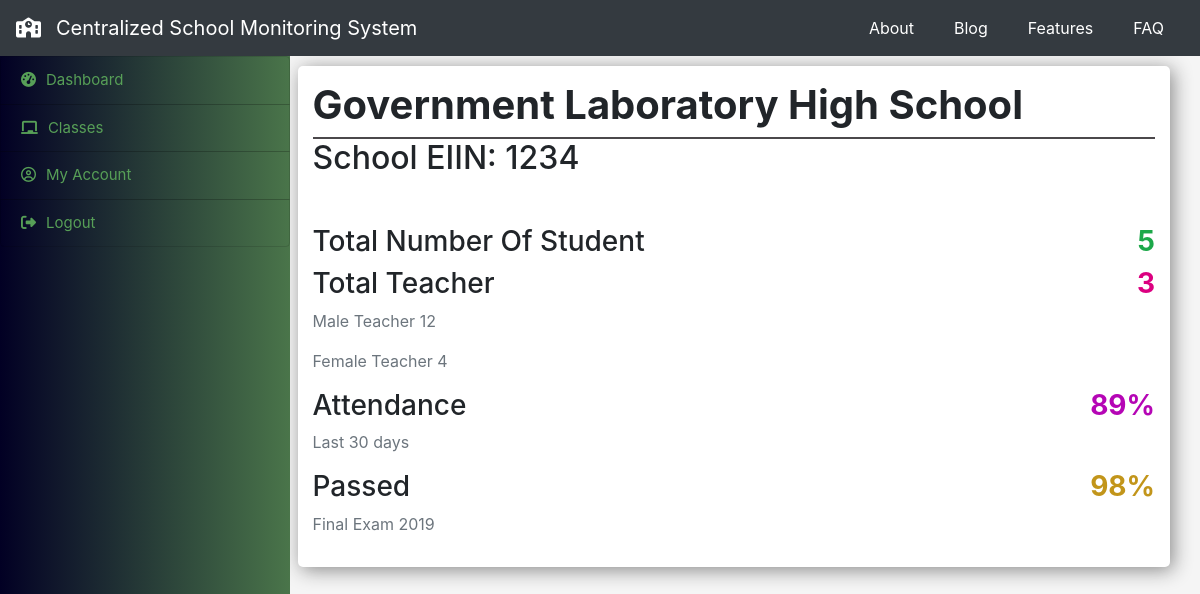
The app's page /teacher/ (signed in) with its own data.
### school/models.py (models this page shows, shortened)
class schoolInfo(models.Model):
    school_select = [
        ('Government Laboratory High School', 'Government Laboratory High School'),
        ('Viqarunnisa Noon School', 'Viqarunnisa Noon School'),
        ('Rifles Public School and College', 'Rifles Public School and College'),
        ('Dhaka Residential Model School and College',
         'Dhaka Residential Model School and College'),
        ('Rajuk Uttara Model School & College',
         'Rajuk Uttara Model School & College'),
        ('Dhanmondi Government Boys’ High School',
         'Dhanmondi Government Boys’ High School'),
        ('Saint Joseph Higher Secondary School',
         'Saint Joseph Higher Secondary School'),
        ('St. Gregory’s High School', 'St. Gregory’s High School'),
        ('Motijheel Government Boys High school',
         'Motijheel Government Boys High school'),
        ('Mirpur Govt. High School', 'Mirpur Govt. High School'),
        ('Django', 'Django')
    ]
    SchoolEIIN = models.CharField(
        primary_key=True, max_length=25, blank=False, null=False)
    schoolName = models.CharField(max_length=100, blank=False, null=False)
    schoolAddress = models.CharField(max_length=100, blank=False, null=False)
    totalStudent = models.IntegerField(blank=False, null=False)
    totalTeacher = models.IntegerField(blank=False, null=False)
    attendance_percentage = models.IntegerField(
        blank=False, null=False, default=1)
    pass_percentage = models.IntegerField(blank=False, null=False, default=1)

### teacher/views.py (the view)
# urls.py: path('', views.dashboard, name='dashboard'),
def dashboard(request):
    if request.session.has_key('teacher_eid'):
        tb = teacher_account.objects.get(
            t_empid=request.session.get('teacher_eid'))  # get teacher empid from session
        obj = schoolInfo.objects.get(SchoolEIIN=tb.sch_eiin)
        total_student = student_account.objects.filter(
            SchoolEIIN=tb.sch_eiin).count()
        total_teacher = teacher_account.objects.filter(
            sch_eiin=tb.sch_eiin).count()
        context = {'school': obj, 'total_student': total_student,
                   'total_teacher': total_teacher}
        return render(request, 'teacher/dashboard.html', context)
    else:
        return redirect('userlogin')

### teacher/templates/teacher/dashboard.html
{% extends 'teacher/t_base.html' %}
{% block content %}
<div class="school_wrap">
    <div class="school_name mb-5">
        <h1 style="font-weight:bold">{{school.schoolName}}</h1>
        <div style="padding: 1px;background:#4b484b"></div>
        <h2>School EIIN: {{school.SchoolEIIN}}</h2>
    </div>
    <div class="total_student">
        <div class="row">
            <div class="col">
                <h3 class="float-left">Total Number Of Student</h3>
                <span class="float-right">
                    <h3 style="color: #1ca849;font-weight:bold">{{total_student}}</h3>
                </span>
            </div>
        </div>
    </div>
    <div class="total_teacher">
        <div class="row">
            <div class="col">
                <h3 class="float-left">Total Teacher</h3>
                <span class="float-right">
                    <h3 style="color: #db0080;font-weight:bold">{{total_teacher}}</h3>
                </span>
            </div>
        </div>
        <div class="row">
            <div class="col">
                <p class="text-secondary">Male Teacher 12</p>
                <p class="text-secondary">Female Teacher 4</p>
            </div>
        </div>
    </div>
    <div class="attendance">
        <div class="row">
            <div class="col">
                <div class="attdays float-left">
                    <h3 class="">Attendance</h3>
                    <p class="text-secondary">Last 30 days</p>
                </div>
                <span class="float-right">
                    <h3 style="color: #b505b5;font-weight:bold">
                        {{school.attendance_percentage}}%</h3>
                </span>
            </div>
        </div>
    </div>
    <div class="attendance">
        <div class="row">
            <div class="col">
                <div class="attdays float-left">
                    <h3 class="">Passed</h3>
                    <p class="text-secondary">Final Exam 2019</p>
                </div>
                <span class="float-right">
                    <h3 style="color: #c2951a;font-weight:bold">
                        {{school.pass_percentage}}%</h3>
                </span>
            </div>
        </div>
    </div>
</div>
{% endblock content %}

### static/styles/app.css (style rules this page uses)
body { background-color: whitesmoke; @import url("https://fonts.googleapis.com/css?family=Raleway&display=swap"); @import url("https://fonts.googleapis.com/css?family=Roboto&display=swap"); }
.school_wrap { padding: 15px; background: white; border-radius: 5px; box-shadow: 3px 3px 19px #888; }

### records on screen
schoolInfo: schoolName "Government Laboratory High School", SchoolEIIN "1234", attendance_percentage "89", pass_percentage "98"

### other values on screen
{{ total_student }} "5"
{{ total_teacher }} "3"
